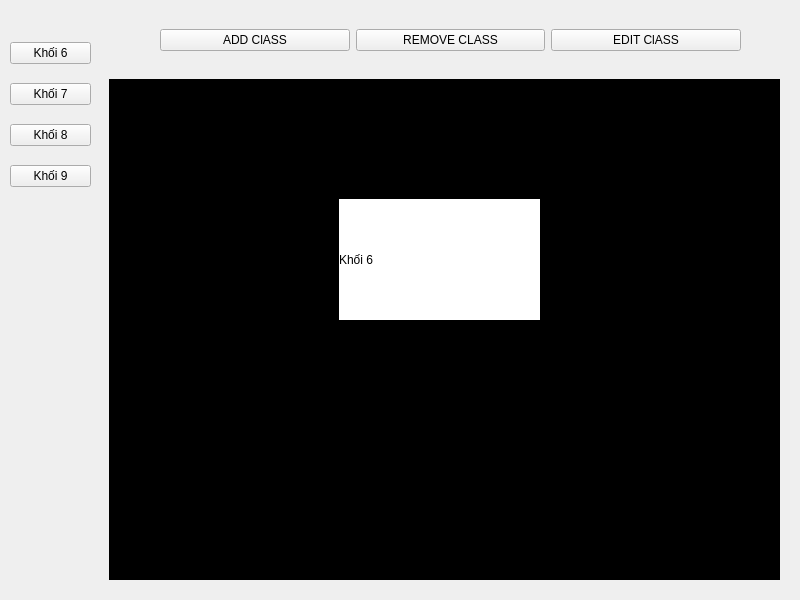
<?xml version="1.0" encoding="UTF-8"?>
<ui version="4.0">
 <class>MainWindow</class>
 <widget class="QMainWindow" name="MainWindow">
  <property name="geometry">
   <rect>
    <x>0</x>
    <y>0</y>
    <width>800</width>
    <height>600</height>
   </rect>
  </property>
  <property name="windowTitle">
   <string>MainWindow</string>
  </property>
  <widget class="QWidget" name="centralwidget">
   <widget class="QStackedWidget" name="stackedWidget">
    <property name="geometry">
     <rect>
      <x>109</x>
      <y>79</y>
      <width>671</width>
      <height>501</height>
     </rect>
    </property>
    <property name="styleSheet">
     <string notr="true">background-color: rgb(0, 0, 0);</string>
    </property>
    <property name="currentIndex">
     <number>0</number>
    </property>
    <widget class="QWidget" name="page">
     <widget class="QLabel" name="label">
      <property name="geometry">
       <rect>
        <x>230</x>
        <y>120</y>
        <width>201</width>
        <height>121</height>
       </rect>
      </property>
      <property name="styleSheet">
       <string notr="true">background-color: rgb(255, 255, 255);
color: rgb(0, 0, 0);
font: 20pt &quot;MS Shell Dlg 2&quot;;</string>
      </property>
      <property name="text">
       <string>Khối 6</string>
      </property>
     </widget>
    </widget>
    <widget class="QWidget" name="page_2">
     <widget class="QLabel" name="label_2">
      <property name="geometry">
       <rect>
        <x>250</x>
        <y>160</y>
        <width>251</width>
        <height>121</height>
       </rect>
      </property>
      <property name="styleSheet">
       <string notr="true">background-color: rgb(255, 255, 255);
color: rgb(0, 0, 0);
font: 20pt &quot;MS Shell Dlg 2&quot;;</string>
      </property>
      <property name="text">
       <string>Khối 7</string>
      </property>
     </widget>
    </widget>
    <widget class="QWidget" name="page_3">
     <widget class="QLabel" name="label_3">
      <property name="geometry">
       <rect>
        <x>290</x>
        <y>130</y>
        <width>151</width>
        <height>91</height>
       </rect>
      </property>
      <property name="styleSheet">
       <string notr="true">background-color: rgb(255, 255, 255);
color: rgb(0, 0, 0);
font: 20pt &quot;MS Shell Dlg 2&quot;;</string>
      </property>
      <property name="text">
       <string>Khối 8</string>
      </property>
     </widget>
    </widget>
    <widget class="QWidget" name="page_4">
     <widget class="QLabel" name="label_4">
      <property name="geometry">
       <rect>
        <x>320</x>
        <y>170</y>
        <width>171</width>
        <height>101</height>
       </rect>
      </property>
      <property name="styleSheet">
       <string notr="true">background-color: rgb(255, 255, 255);
color: rgb(0, 0, 0);
font: 20pt &quot;MS Shell Dlg 2&quot;;</string>
      </property>
      <property name="text">
       <string>Khối 9</string>
      </property>
     </widget>
    </widget>
   </widget>
   <widget class="QWidget" name="widget" native="true">
    <property name="geometry">
     <rect>
      <x>0</x>
      <y>9</y>
      <width>111</width>
      <height>571</height>
     </rect>
    </property>
    <widget class="QWidget" name="">
     <property name="geometry">
      <rect>
       <x>10</x>
       <y>20</y>
       <width>81</width>
       <height>171</height>
      </rect>
     </property>
     <layout class="QVBoxLayout" name="verticalLayout">
      <item>
       <widget class="QPushButton" name="khoi6_btn">
        <property name="styleSheet">
         <string notr="true">font: 16pt &quot;MS Shell Dlg 2&quot;;</string>
        </property>
        <property name="text">
         <string>Khối 6</string>
        </property>
       </widget>
      </item>
      <item>
       <widget class="QPushButton" name="khoi7_btn">
        <property name="styleSheet">
         <string notr="true">font: 16pt &quot;MS Shell Dlg 2&quot;;</string>
        </property>
        <property name="text">
         <string>Khối 7</string>
        </property>
       </widget>
      </item>
      <item>
       <widget class="QPushButton" name="khoi8_btn">
        <property name="styleSheet">
         <string notr="true">font: 16pt &quot;MS Shell Dlg 2&quot;;</string>
        </property>
        <property name="text">
         <string>Khối 8</string>
        </property>
       </widget>
      </item>
      <item>
       <widget class="QPushButton" name="khoi9_btn">
        <property name="styleSheet">
         <string notr="true">font: 16pt &quot;MS Shell Dlg 2&quot;;</string>
        </property>
        <property name="text">
         <string>Khối 9</string>
        </property>
       </widget>
      </item>
     </layout>
    </widget>
   </widget>
   <widget class="QWidget" name="">
    <property name="geometry">
     <rect>
      <x>160</x>
      <y>10</y>
      <width>581</width>
      <height>61</height>
     </rect>
    </property>
    <layout class="QHBoxLayout" name="horizontalLayout">
     <item>
      <widget class="QPushButton" name="add_btn">
       <property name="styleSheet">
        <string notr="true">font: 20pt &quot;MS Shell Dlg 2&quot;;</string>
       </property>
       <property name="text">
        <string>ADD ClASS</string>
       </property>
      </widget>
     </item>
     <item>
      <widget class="QPushButton" name="remove_btn">
       <property name="styleSheet">
        <string notr="true">font: 20pt &quot;MS Shell Dlg 2&quot;;</string>
       </property>
       <property name="text">
        <string>REMOVE CLASS</string>
       </property>
      </widget>
     </item>
     <item>
      <widget class="QPushButton" name="edit_btn">
       <property name="styleSheet">
        <string notr="true">font: 20pt &quot;MS Shell Dlg 2&quot;;</string>
       </property>
       <property name="text">
        <string>EDIT ClASS</string>
       </property>
      </widget>
     </item>
    </layout>
   </widget>
  </widget>
 </widget>
 <resources/>
 <connections/>
</ui>
